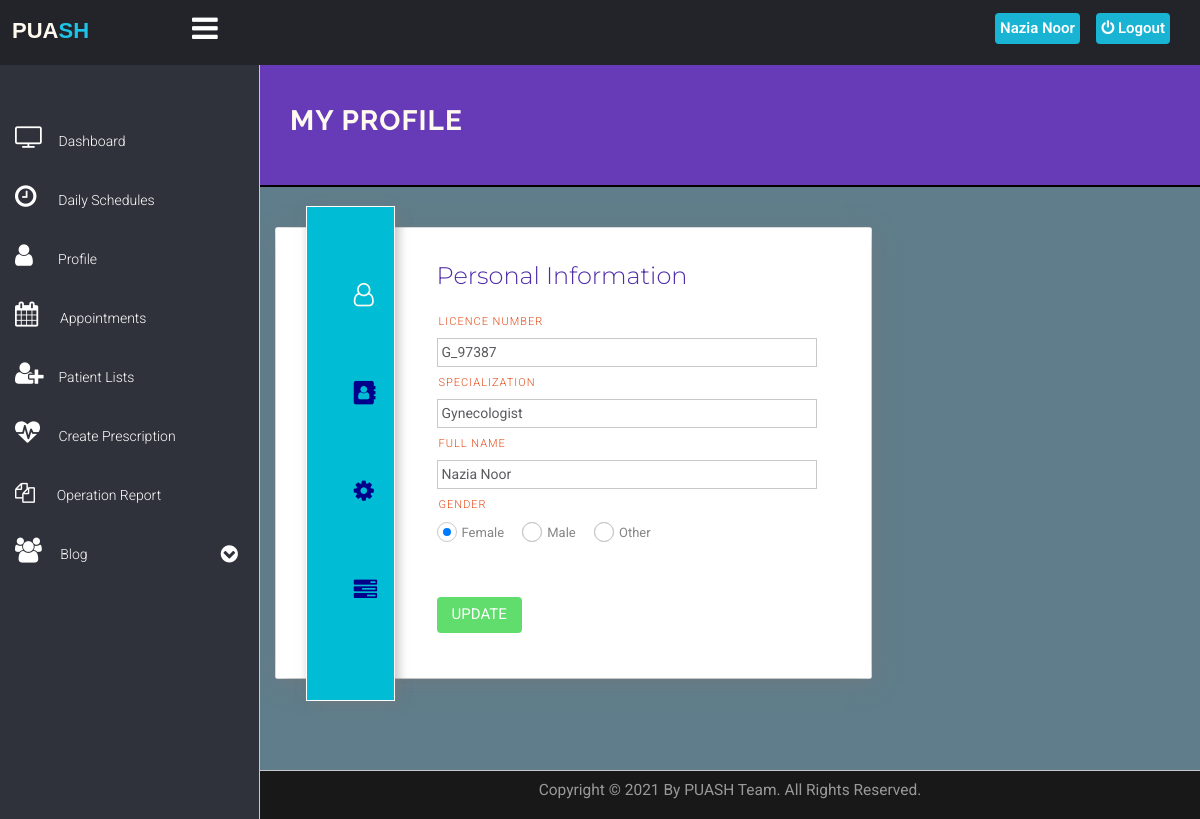
The app's page /PUASH/doctor/my-profile.php (signed in) with its own data.
### tables this page shows
CREATE TABLE `doctors` (
  `id` int(11) NOT NULL,
  `specilization` varchar(255) NOT NULL,
  `licence_number` varchar(50) NOT NULL,
  `doctorname` varchar(255) NOT NULL,
  `gender` varchar(10) NOT NULL,
  `hospital_name` varchar(300) NOT NULL,
  `address` longtext NOT NULL,
  `docFees` varchar(255) NOT NULL,
  `contactno` varchar(11) NOT NULL,
  `docEmail` varchar(255) NOT NULL,
  `password` varchar(255) NOT NULL,
  `token` varchar(150) NOT NULL,
  `status` varchar(10) NOT NULL DEFAULT 'inactive',
  `creationDate` timestamp NOT NULL DEFAULT current_timestamp(),
  `updationDate` varchar(255) NOT NULL
);

### PUASH/doctor/my-profile.php (the view, shortened to what this page needs)
<!DOCTYPE html>
<html lang="en">
	<head>
		<link rel="stylesheet" href="../../vendor/bootstrap/css/bootstrap.min.css">
		<link rel="stylesheet" href="../../vendor/fontawesome/css/font-awesome.min.css">
		<link href="../../vendor/animate.css/animate.min.css" rel="stylesheet" media="screen">
		<link href="../../vendor/perfect-scrollbar/perfect-scrollbar.min.css" rel="stylesheet" media="screen">
		<link href="../../vendor/switchery/switchery.min.css" rel="stylesheet" media="screen">
		<link href="../../vendor/bootstrap-touchspin/jquery.bootstrap-touchspin.min.css" rel="stylesheet" media="screen">
		<link href="../../vendor/select2/select2.min.css" rel="stylesheet" media="screen">
		<link href="../../vendor/bootstrap-datepicker/bootstrap-datepicker3.standalone.min.css" rel="stylesheet" media="screen">
		<link href="../../vendor/bootstrap-timepicker/bootstrap-timepicker.min.css" rel="stylesheet" media="screen">
		<link rel="stylesheet" href="../../assets/css/styles.css">
		<link rel="stylesheet" href="../../assets/css/plugins.css">
		<link rel="stylesheet" href="https://cdnjs.cloudflare.com/ajax/libs/font-awesome/4.7.0/css/font-awesome.min.css">
		<link rel="stylesheet" href="include/profile.css">
		<link rel="stylesheet" href="include/sidebar-menu.css">
	</head>
	<body>
		<div id="app">
<?php include('include/sidebar-menu.php');?>
			<div class="app-content">
				<div class="main-content" >
					<div class="wrap-content container" id="container">
						<section id="page-title" style="border-bottom:2px solid black; background-color:#673ab7; margin-top:-8px;">
							<div class="row">
								<div class="col-sm-8">
									<h1 class="mainTitle" style="color: floralwhite"><b>My Profile</b></h1>
								</div>
							</div>
						</section>
							<div class="row">
								<div class="col-md-12">
									<div class="row margin-top-30">
										<div class="col-lg-8 col-md-12">
											<div class="panel panel-white">
									<?php
$sql=mysqli_query($con,"select * from doctors where id='".$_SESSION['id']."'");
while($data=mysqli_fetch_array($sql))
{
?>
<div class="container1">
        <div class="leftbox">
            <div class="iconn">
                <a onclick="tabs(0)" class="tab active">
                    <i class="fa fa-user-o"></i>
                </a>
                <a onclick="tabs(1)" class="tab">
                    <i class="fa fa-address-book"></i>
                </a>
                <a onclick="tabs(2)" class="tab">
                    <i class="fa fa-cog"></i>
                </a>
                <a onclick="tabs(3)" class="tab">
                    <i class="fa fa-tasks"></i>
                </a>
			</div>
		</div>
        <div class="rightbox">
            <div class="profile tabShow">
                <h1 class="Lully">Personal Information</h1>
	 					<form  method="post">
							<h2 class="fully">Licence Number</h2>
							<input type="text" class="inpu" name="licence_number" value="<?php echo htmlentities($data['licence_number']);?>" readonly>
                <h2 class="fully">Specialization</h2>
                <input type="text" class="inpu" name="specilization" value="<?php echo htmlentities($data['specilization']);?>" readonly>
								<h2 class="fully">Full Name</h2>
								<input type="text" class="inpu" name="doctorname" value="<?php echo htmlentities($data['doctorname']);?>" readonly>
                <h2 class="fully">Gender</h2>
								<div class="clip-radio radio-primary" >
								<label for="rg-female">
										Female
									</label>
								<label for="rg-male">
										Male
									</label>
									<label for="rg-other">
									Other
								</label>
								</div>
                <br><br>
                <button type="submit" name="per_i" class="btn">Update</button>
								</form>
            </div>
        </div>
</div>
													<?php } ?>
												</div>
											</div>
										</div>
											</div>
									</div>
								</div>
					</div>
</div>
<br><br><br><br>
	<?php include('../../include/footer.php');?>
		</div>
	</body>
</html>

### PUASH/doctor/include/sidebar-menu.php (shortened to what this page needs)
<!DOCTYPE html>
<html lang="en">
<head>
</head>
<body>
    <header class="navbar navbar-default navbar-static-top">
      <label for="check">
        <a href="#" class="sidebar-toggler pull-right visible-md visible-lg"  data-toggle-class="app-sidebar-closed"  data-toggle-target="#app">
          <i class="fa fa-bars" id="sidebar_btn"></i>
        </a>
      </label>
        <div class="left_area">
            <h3><a href="../../index.html"><span style="color: floralwhite !important;">PUA</span><span class="second">SH</span></a></h3>
        </div>
        <div class="right_area">
          <a href="logout.php" class="logout_btn"><i class="fa fa-power-off"></i> Logout</a>
              <a href="my-profile.php" class="mee"> <span class="username" style="color:white;">
<?php
$con = mysqli_connect("localhost", "root", "", "hms");
         $query = "select * from doctors where id='".$_SESSION['id']."'";
         if($result = mysqli_query($con, $query)){
             while($row = mysqli_fetch_assoc($result)){
                 $mark = explode(" ", $row["doctorname"]);
                      echo $mark[0]." ";
                      echo $mark[1];
                   }
             }
     ?>
</span></a>
        </div>
    </header>
    <div class="sidebar app-aside" id="sidebar" >
    				<div class="sidebar-container perfect-scrollbar">
    					<div class="color-layout">
    							</div>
    <nav>
      <div>
        <br>
      </div>
      <ul class="main-navigation-menu">
        <li>
          <a href="dashboard.php" class="side-content">
            <div class="item-content">
              <div class="item-media">
                <i class="fa fa-television" style="font-size:25px;"></i>
              </div>
              <div class="item-inner">
                <span class="title"> Dashboard </span>
              </div>
            </div>
          </a>
        </li>
        <li>
								<a href="schedule.php" class="side-content">
									<div class="item-content">
										<div class="item-media">
											<i class="fa fa-clock-o" style="font-size:25px;"></i>
										</div>
										<div class="item-inner">
											<span class="title">&nbsp; Daily Schedules</span>
										</div>
									</div>
								</a>
				</li>
        <li>
          <a href="my-profile.php" class="side-content">
            <div class="item-content">
              <div class="item-media">
                <i class="fa fa-user" style="font-size:25px;"></i>
              </div>
              <div class="item-inner">
                <span class="title">&nbsp;&nbsp; Profile </span>
              </div>
            </div>
          </a>
        </li>
        <li>
								<a href="appointment-history.php" class="side-content">
									<div class="item-content">
										<div class="item-media">
											<i class="fa fa-calendar" style="font-size:25px;"></i>
										</div>
										<div class="item-inner">
											<span class="title">&nbsp; Appointments</span>
										</div>
									</div>
								</a>
				</li>
							<li>
								<a href="prescriptionlist.php" class="side-content">
									<div class="item-content">
										<div class="item-media">
                      <i class="fa fa-user-plus" style="font-size:25px;"></i>
										</div>
										<div class="item-inner">
											<span class="title"> Patient Lists </span>
										</div>
									</div>
								</a>
							</li>
							<li>
								<a href="patient-prescription.php" class="side-content">
									<div class="item-content">
										<div class="item-media">
											<i class="fa fa-heartbeat" style="font-size:25px;"></i>
										</div>
										<div class="item-inner">
											<span class="title">&nbsp;Create Prescription</span>
										</div>
									</div>
								</a>
							</li>
							<li>
								<a href="operation.php" class="side-content">
									<div class="item-content">
										<div class="item-media">
                      <i class="fa fa-files-o" style="font-size:20px;"></i>
										</div>
										<div class="item-inner">
											<span class="title">&nbsp; Operation Report</span>
										</div>
									</div>
								</a>
							</li>
              <li>
                  <a href="#" class="blogg">
                    <div class="item-content">
                      <div class="item-media">
                        <i class="fa fa-group" style="font-size:25px;"></i>
                      </div>
                      <div class="item-inner">
                        <span class="title">&nbsp;Blog</span><i class="fa fa-chevron-circle-down"></i>
                      </div>
                    </div>
                  </a>
              </li>
      </ul>
    </nav>
    </div>
</div>
</body>
</html>

### assets/css/plugins.css (style rules this page uses)
.perfect-scrollbar { overflow-y: hidden !important; }

### PUASH/doctor/include/profile.css (style rules this page uses)
.container1 { background: #fff; width: auto; height: 450px; margin: 0 auto; position: relative; margin-top: 0; box-shadow: 2px 5px 20px rgba(119, 119, 119, .5); }
.leftbox { float: left; top: -5%; left: 5%; position: absolute; width: 15%; height: 110%; background: #00BCD4; box-shadow: 3px 3px 10px rgba(119, 119, 119, .5); border: .1em solid #fff; }
.iconn .tab { list-style: none; padding-top: 65px; padding-left: 47px; color: darkblue; font-size: 1.8em; display: block; transition: all .3s ease-in-out; }
.iconn .tab:first-child { margin-top: 7px; }
.iconn .tab.active { color: floralwhite; transition: .6s; }
.rightbox { width: 60%; margin-left: 27%; }
.tabShow { transition: all .5s ease-in-out; width: 80%; position: absolute; }
.Lully { font-family: "Montserrat", sans-serif; color: #512DA8; font-size: 1.5rem; margin-top: 35px; margin-bottom: 27px; }
.fully { color: #E64A19; font-family: "Roboto", sans-serif; text-transform: uppercase; font-size: 11px; letter-spacing: 1px; margin-left: 2px; margin-top: 10px; }
.inpu { border: 0; border-bottom: 1px solid#3fb6a8; width: 80%; font-family: "Montserrat", sans-serif; font-size: .7em; padding: 7px 0; color: #070707; outline: none; }
.btn { font-family: "Roboto", sans-serif; text-transform: uppercase; font-size: 15px; border: 0; color: #fff; background: #60dd6d; padding: 7px 15px; box-shadow: 0px 2px 4px 0px rgba(0, 0, 0, .2); cursor: pointer; }
.tabShow { display: none; }

### PUASH/doctor/include/sidebar-menu.css (style rules this page uses)
body { margin: 0; padding: 0; font-family: "Roboto", sans-serif; }
.left_area h3 { color: #fff; margin-left: 1%; text-transform: uppercase; font-size: 22px; font-weight: 900; }
.left_area .second { color: #1DC4E7; }
.logout_btn { padding: 5px; background: #19B3D3; text-decoration: none; float: right; margin-top: -40px; margin-right: 30px; border-radius: 4px; font-size: 15px; font-weight: 600; color: #fff; transition: 0.5s; transition-property: background; }
.sidebar { background: #2F323A ! important; position: fixed; left: 0; width: 250px; height: 100%; transition: 0.5s; transition-property: left; }
.sidebar { transition: 0.5s; }
.main-content { transition: 0.5s; }
.sidebar a { background: #2F323A; color: #fff; display: block; width: 100%; text-decoration: none; box-sizing: border-box; transition: 0.5s; transition-property: background; line-height: 40px; }
label #sidebar_btn { z-index: 1; color: #fff; position: fixed; cursor: pointer; left: 16%; font-size: 30px; margin: 5px 0; transition: 0.6s ease-in-out; transition-property: color; }
.right_area .mee { padding: 5px; background: #19B3D3; text-decoration: none; float: right; margin-top: -40px; margin-right: 120px; border-radius: 4px; font-size: 15px; font-weight: 600; color: #fff; transition: 0.5s; transition-property: background; }

### PUASH/doctor/my-profile.php (style rules this page uses)
body { padding: 0; margin: 0; background: #607D8B; }

### records on screen
doctors: doctorname "Nazia", doctorname "Noor", licence_number "G_97387", specilization "Gynecologist", doctorname "Nazia Noor"
